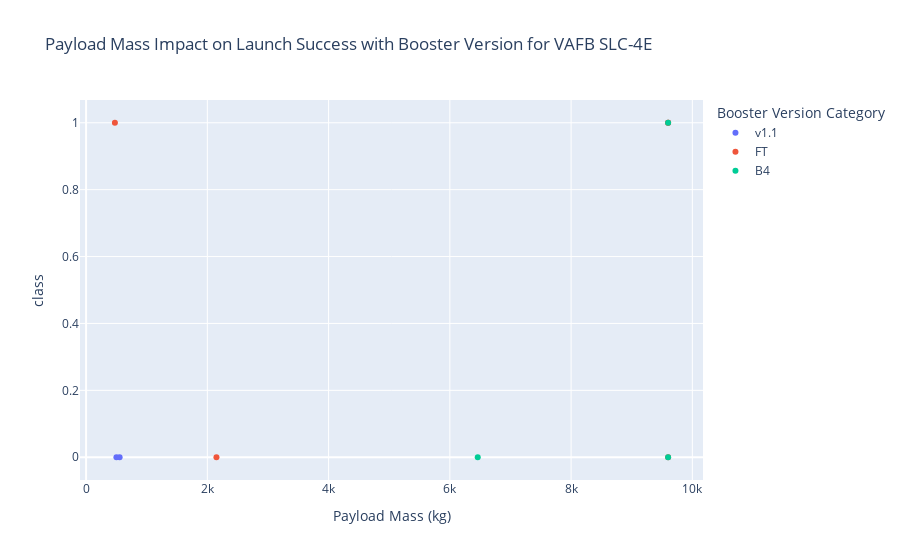

This figure's notebook cell:
### Code cell
entered_site = 'VAFB SLC-4E'

scatter_site_df = spacex_df.loc[spacex_df['Launch Site'] == entered_site]

fig = px.scatter(scatter_site_df, x='Payload Mass (kg)', y='class', color='Booster Version Category', title=f'Payload Mass Impact on Launch Success with Booster Version for {entered_site}',)

fig

### Figure 1 — Plotly figure (JSON) as saved in the notebook; plotly's stock layout.template omitted (floating-point values rounded to 4 significant figures)
{"data": [{"hovertemplate": "Booster Version Category=v1.1<br>Payload Mass (kg)=%{x}<br>class=%{y}<extra></extra>", "legendgroup": "v1.1", "marker": {"color": "#636efa", "symbol": "circle"}, "mode": "markers", "name": "v1.1", "orientation": "v", "showlegend": true, "type": "scatter", "x": [500, 553], "xaxis": "x", "y": [0, 0], "yaxis": "y"}, {"hovertemplate": "Booster Version Category=FT<br>Payload Mass (kg)=%{x}<br>class=%{y}<extra></extra>", "legendgroup": "FT", "marker": {"color": "#EF553B", "symbol": "circle"}, "mode": "markers", "name": "FT", "orientation": "v", "showlegend": true, "type": "scatter", "x": [9600, 9600, 475, 9600, 2150], "xaxis": "x", "y": [1, 1, 1, 0, 0], "yaxis": "y"}, {"hovertemplate": "Booster Version Category=B4<br>Payload Mass (kg)=%{x}<br>class=%{y}<extra></extra>", "legendgroup": "B4", "marker": {"color": "#00cc96", "symbol": "circle"}, "mode": "markers", "name": "B4", "orientation": "v", "showlegend": true, "type": "scatter", "x": [9600, 9600, 6460], "xaxis": "x", "y": [1, 0, 0], "yaxis": "y"}], "layout": {"autosize": true, "legend": {"title": {"text": "Booster Version Category"}, "tracegroupgap": 0}, "title": {"text": "Payload Mass Impact on Launch Success with Booster Version for VAFB SLC-4E"}, "xaxis": {"anchor": "y", "autorange": true, "domain": [0, 1], "range": [-58.42, 10130.0], "title": {"text": "Payload Mass (kg)"}, "type": "linear"}, "yaxis": {"anchor": "x", "autorange": true, "domain": [0, 1], "range": [-0.08252, 1.083], "title": {"text": "class"}, "type": "linear"}}}
